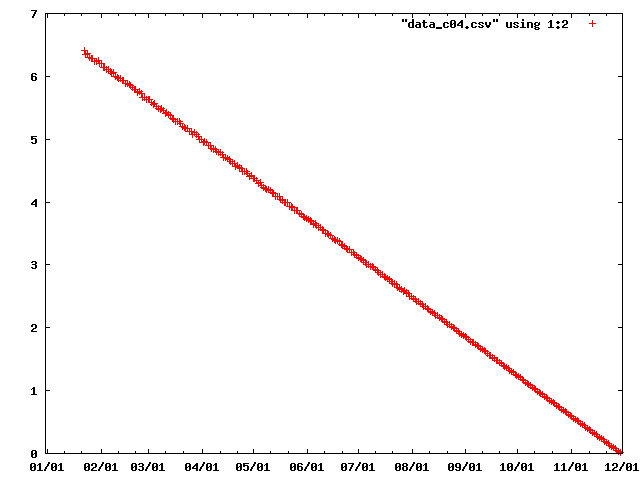

The script that saved this image:
set terminal png
set xdata time
set timefmt "%m/%d/%Y"
set output "data_c04_bc.png"
plot "data_c04.csv" using 1:2
